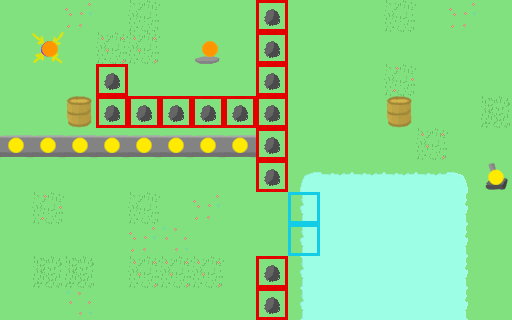

A level layout from a 2D game, rendered from its tile map. Below: a short description, then the map file with tile-grid data replaced by summaries:
An orthogonal 16x10 tile map with 32x32 px tiles, 4 tile layers (Kachelebene 1, collision, entities, connections).

<map version="1.0" orientation="orthogonal" width="16" height="10" tilewidth="32" tileheight="32">
 <properties>
  <property name="description" value="think outside the barrel" />
 </properties>
 <tileset firstgid="1" name="tileset" tilewidth="32" tileheight="32">
  <image source="tileset.png" width="256" height="256" />
 </tileset>
 <layer name="Kachelebene 1" width="16" height="10">
  <data>[160 cells, 160 non-empty, 14 distinct tile ids]</data>
 </layer>
 <layer name="collision" width="16" height="10">
  <data>[160 cells, 16 non-empty, 2 distinct tile ids]</data>
 </layer>
 <layer name="entities" width="16" height="10">
  <data>[160 cells, 15 non-empty, 6 distinct tile ids]</data>
 </layer>
 <layer name="connections" width="16" height="10">
  <data>[160 cells, 11 non-empty, 2 distinct tile ids]</data>
 </layer>
</map>
